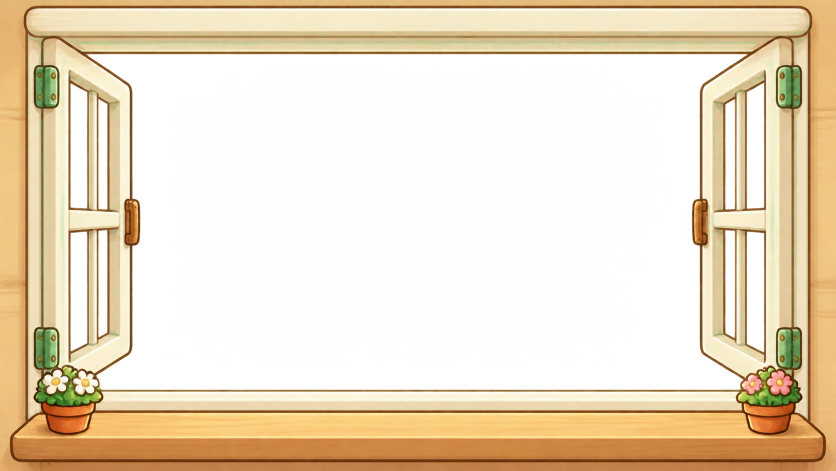
#> input picture tools/art/finestra_menu.png, 1672 x 941 px, found by its file name (shown at 1/2 size)
$ python build_finestra.py
#> lines starting #> are read from the running program, lines starting #| are printed output that depends on the picture; after the words box and inside, x2 and y2 are one past the last pixel; in counts of white or black regions, pixels touching at a corner belong together
"""Cornice-finestra del menu: tools/art/finestra_menu.png (Scenario) ->
kiosk/tenants/default/assets/window.webp (1920x1080, centro trasparente).

L'arte arriva con alpha quasi binaria (telaio >=230, apertura <50) e residui
magenta nell'apertura: soglia, pulizia dei puntini (apri/chiudi), bordo
ammorbidito di 1px. Stampa l'apertura misurata (contentBox in %) da copiare
nel config del tenant.
"""
from PIL import Image, ImageFilter
import numpy as np

SRC = "tools/art/finestra_menu.png"
OUT = "kiosk/tenants/default/assets/window.webp"
W, H = 1920, 1080

im = Image.open(SRC).convert("RGBA").resize((W, H), Image.LANCZOS)
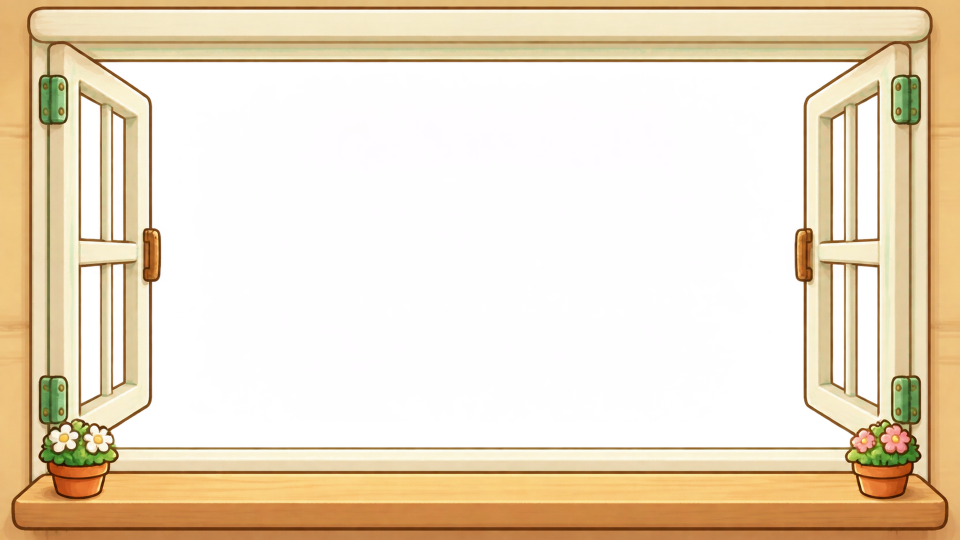
#> im: PIL image 1920x1080 RGBA (shown at 1/2 size); mean R, G, B, A 198.3, 96, 155.5, 121.3; transparent parts drawn white
rgb = im.convert("RGB")
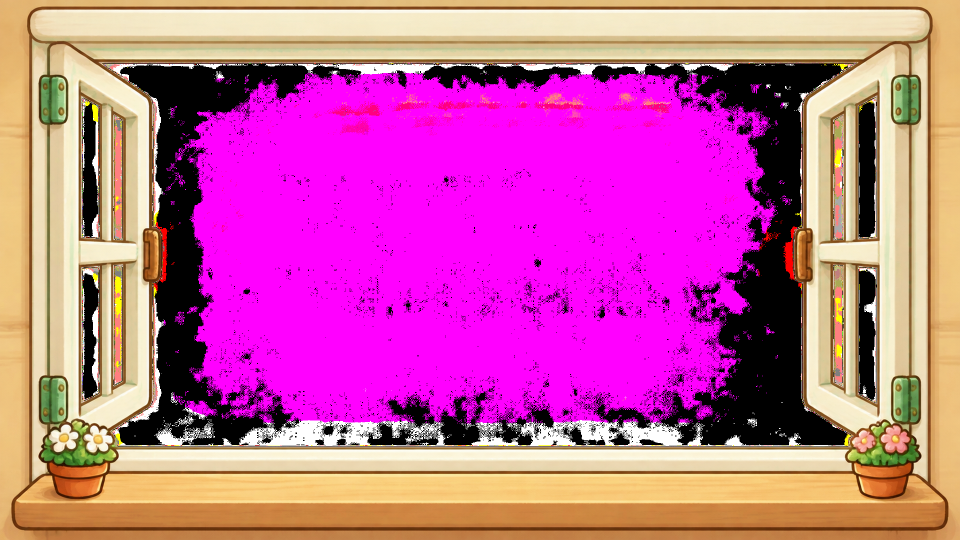
#> rgb: PIL image 1920x1080 RGB (shown at 1/2 size); mean R, G, B 198.3, 96, 155.5
a = np.array(im)[..., 3]
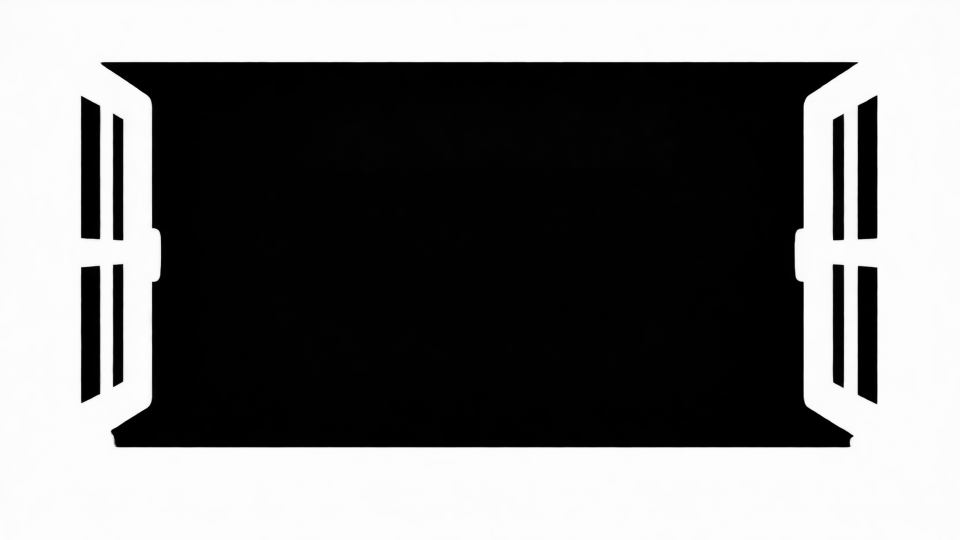
#> a: shape (1080, 1920) (shown at 1/2 size); min 0, max 255, mean 121.3
mask = Image.fromarray(((a > 128) * 255).astype("uint8"))
#> mask: PIL image 1920x1080 L; 47.8% white; 1 white region, box (x1, y1, x2, y2) and area: (0, 0, 1920, 1080) 991917
# chiudi i buchini nel telaio, poi togli i puntini nell'apertura
mask = mask.filter(ImageFilter.MaxFilter(5)).filter(ImageFilter.MinFilter(5))
#> mask: PIL image 1920x1080 L; 47.8% white; 1 white region, box (x1, y1, x2, y2) and area: (0, 0, 1920, 1080) 992003
mask = mask.filter(ImageFilter.MinFilter(7)).filter(ImageFilter.MaxFilter(7))
#> mask: PIL image 1920x1080 L; 47.8% white; 1 white region, box (x1, y1, x2, y2) and area: (0, 0, 1920, 1080) 991995
mask = mask.filter(ImageFilter.GaussianBlur(0.8))
out = rgb.copy()
out.putalpha(mask)
out.save(OUT, quality=90, method=6)

m = np.array(mask) > 128
cy, cx = H // 2, W // 2
row, col = m[cy], m[:, cx]
left = cx - np.argmax(row[cx::-1])      # primo pixel di telaio a sinistra
#> left = 320
right = cx + np.argmax(row[cx:])
#> right = 1590
top = cy - np.argmax(col[cy::-1])
#> top = 123
bottom = cy + np.argmax(col[cy:])
#> bottom = 895
print("apertura px: x %d..%d  y %d..%d" % (left, right, top, bottom))
#| apertura px: x 320..1590  y 123..895
print("contentBox %%: top %.1f bottom %.1f left %.1f right %.1f" % (
    100 * (top + 1) / H, 100 * (H - bottom) / H,
    100 * (left + 1) / W, 100 * (W - right) / W))
#| contentBox %: top 11.5 bottom 17.1 left 16.7 right 17.2
